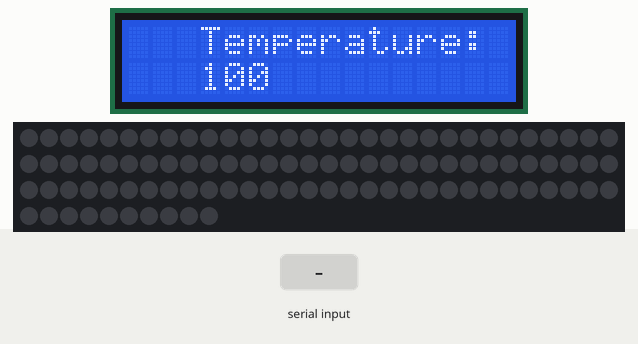
Simulated run of this sketch. Board: Arduino Uno, built with avr-gcc and run on an emulated ATmega328P. Shown: 16×2 character LCD, 100 RGB LEDs in strip order, left to right, continuing on the next row. Inputs (shaded band) come from the test bench. Dim RGB values are drawn brighter than linear; what the sketch prints to the serial monitor is not drawn.

Above: at 1.2 s.
1.3 s: "90,45\n" received over Serial
At 3.3 s:
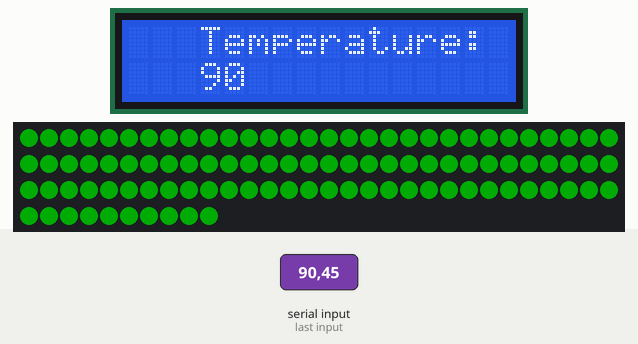
4.3 s: "2\n" received over Serial
At 6.7 s:
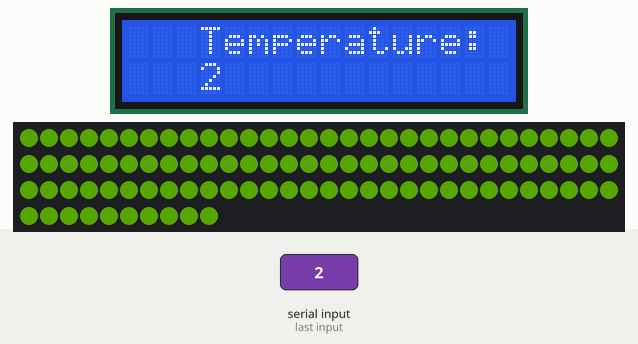
7.3 s: "200\n" received over Serial
At 9.0 s:
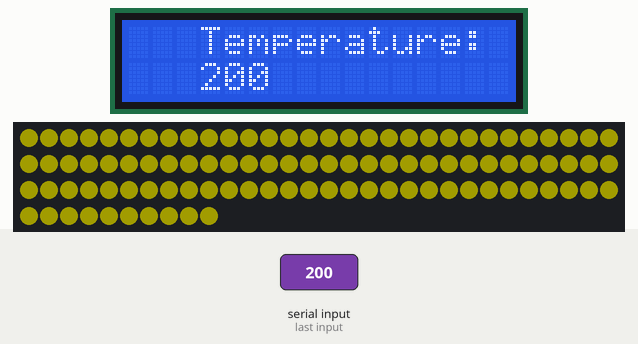
10.0 s: "30,150\n" received over Serial
At 11.4 s:
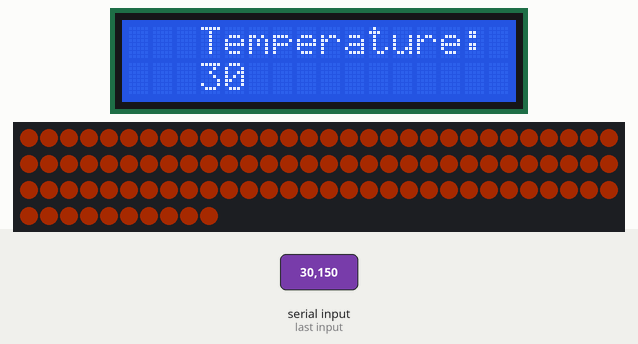
Timing chart, 0 to 13.0 s (numbered marks = the images above; inputs shaded):
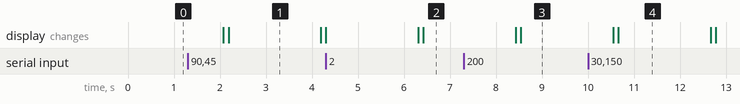

The sketch:

all_func.ino
```cpp
#include <LiquidCrystal.h>
#include <FastLED.h> // подключаем библиотеку

#define NUM_LEDS 100 // указываем количество светодиодов на ленте
#define PIN 15                    // указываем пин для подключения ленты

CRGB leds[NUM_LEDS];

constexpr uint8_t PIN_RS = 12;
constexpr uint8_t PIN_EN = 13;
constexpr uint8_t PIN_DB4 = 2;
constexpr uint8_t PIN_DB5 = 0;
constexpr uint8_t PIN_DB6 = 4;
constexpr uint8_t PIN_DB7 = 5;

int count_touching = 0;
const int count_names = 3;

LiquidCrystal lcd(PIN_RS, PIN_EN, PIN_DB4, PIN_DB5, PIN_DB6, PIN_DB7);

void temp_lenta(int t) {
  const int min_t = -40;
  const int max_t = 40;
  const int diaposon_hue = 160;
  const int number_size_lenta = 100;
  int coeff = diaposon_hue / (abs(min_t) + abs(max_t));
  int color = 0;
  color += abs(40 - t) * coeff;
  //Serial.println(color);
  for (int i = 0; i < number_size_lenta; i++) {
    leds[i].setHue(color);
  }
  FastLED.show();
  delay(50);
}

void print_lcd_display(int value) {
  char *names[count_names] = {"Temperature:", "Wind_speed:", "Direction_wind:"};
  lcd.begin(16, 2);
  lcd.setCursor(3, 0);
  lcd.print(names[count_touching]);
  lcd.setCursor(3, 1);
  lcd.print(value);
}

void dop(int value) {
  if (count_touching == 0) {
    temp_lenta(value);
  }
  print_lcd_display(value);

}

void setup() {
  int val = 100;
  print_lcd_display(100);

  Serial.begin(9600);
  FastLED.addLeds <WS2812B, PIN, GRB>(leds, NUM_LEDS).setCorrection(TypicalLEDStrip);
  FastLED.setBrightness(50);
  pinMode(PIN, OUTPUT);
}

void loop() {
  //  for (int i = -40; i <= 40; i++) {
  //    Serial.println(i);
  //    temp_lenta(i);
  //  }
  if (count_touching == 0) {
    Serial.println("Введите температуру: ");
  }
  if (count_touching == 1) {
    Serial.println("Введите скорость ветра: ");
  }
  if (count_touching == 2) {
    Serial.println("Введите направление ветра: ");
  }
  if (Serial.available() > 0) {
    int v = Serial.parseInt();
    if (v != 0) {
      Serial.println(v);
      dop(v);
    }

  }
  delay(2000);
}
```

Measured:
- what the display in image 1 shows lasts 2.0 s, from 2.2 s to 4.2 s
